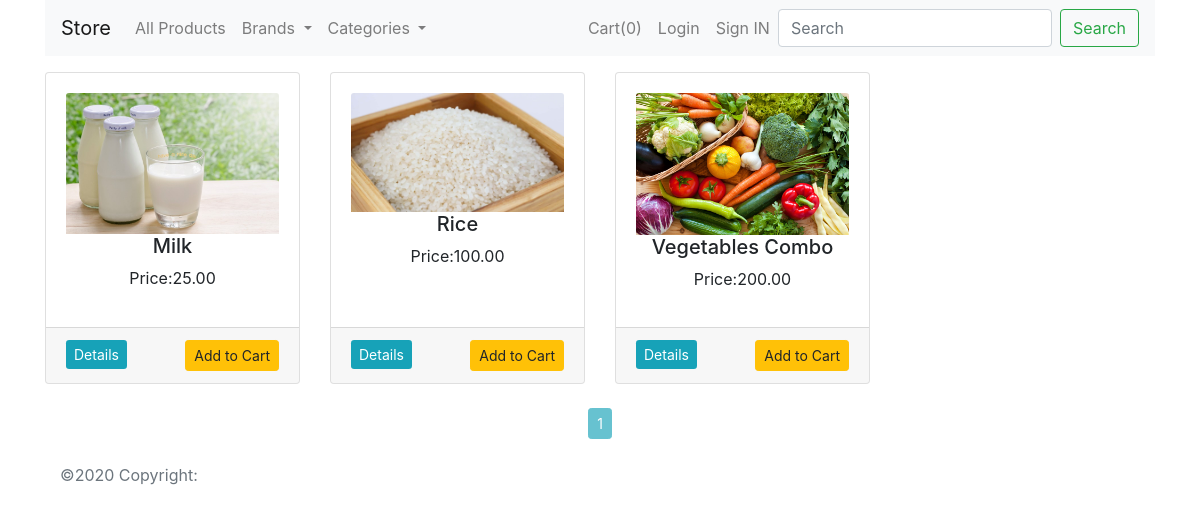
/entity/category/1, run on the app's committed database.
### shop/products/models.py (models this page shows, shortened)
class Product(db.Model):
    id = db.Column(db.Integer, primary_key=True)
    name = db.Column(db.String(80), nullable=False)
    price = db.Column(db.Numeric(10, 2), nullable=False)
    stock = db.Column(db.Integer, nullable=False)
    desc = db.Column(db.Text, nullable=False)
    pub_date = db.Column(db.DateTime, nullable=False, default=datetime.now())
    brand_id = db.Column(db.Integer, db.ForeignKey('brand.id', ondelete="CASCADE"), nullable=False)
    brand = db.relationship('Brand', backref=db.backref('brand', lazy=True))
    category_id = db.Column(db.Integer, db.ForeignKey('category.id', ondelete="CASCADE"), nullable=False)
    category = db.relationship('Category', backref=db.backref('category', lazy=True))
    image_1 = db.Column(db.String(256), nullable=False, default='image1.jpg')

### shop/products/routes.py (the view)
@app.route('/entity/<string:entity>/<int:entity_id>')
def get_entity(entity, entity_id):
    page = request.args.get('page', 1, type=int)
    if entity == 'brand':
        get_entity_obj = Brand.query.filter_by(id=entity_id).first_or_404()
        entity_name = Brand.query.get(entity_id).name
        entity_products = Product.query.filter_by(brand=get_entity_obj).paginate(page=page, per_page=4)
        entity_var = 'brand'
    elif entity == 'category':
        get_entity_obj = Category.query.filter_by(id=entity_id).first_or_404()
        entity_name = Category.query.get(entity_id).name
        entity_products = Product.query.filter_by(category=get_entity_obj).paginate(page=page, per_page=4)
        entity_var = 'category'
    else:
        flash('Invalid entity', 'warning')
        return redirect(url_for('admin'))
    return render_template('products/index.html', **{
        entity_var: entity_products,
        'title': entity_name,
        'brands': get_entities_with_products('brand'),
        'categories': get_entities_with_products('category'),
        'get_b': get_entity_obj if entity == 'brand' else None,
        'get_cat': get_entity_obj if entity == 'category' else None,
    })

### shop/products/routes.py (called while the page is built)
def get_entities_with_products(entity_type):
    if entity_type == 'brand':
        entities = Brand.query.join(Product, (Brand.id == Product.brand_id)).all()
    elif entity_type == 'category':
        entities = Category.query.join(Product, (Category.id == Product.category_id)).all()
    else:
        raise ValueError("Invalid entity_type. It should be 'brand' or 'category'.")
    return entities

### shop/templates/products/index.html (shortened to what this page needs)
{% extends 'layout.html' %}
{% block body_block %}
    {% include 'navbar.html' %}
    <div class="container">
        <div class="row mt-2">
            {% if brand %}
                {% for b in brand.items %}
                    <div class="col-lg-3 col-md-4 col-sm-6 d-flex align-items-stretch">
                        <div class="card mt-2">
                            <div class="card-body">
                                <img src="{{ url_for('static', filename='images/'+b.image_1) }}"
                                     alt="{{ b.name }}" class="card-img-top">
                                <h5 class="text-center">{{ b.name }}</h5>
                                <p class="text-center">Price:{{ b.price }}</p>
                            </div>
                            <div class="card-footer">
                                <a href="{{ url_for('product_details', product_id=b.id) }}"
                                   class="float-left btn-sm btn-info">Details</a>
                                <form action="{{ url_for('add_cart') }}" method="post">
                                    <input type="hidden" name="product_id" value="{{ b.id }}">
                                    <button type="submit" class="float-right btn btn-sm btn-warning">Add to Cart
                                    </button>
                                    <input type="hidden" name="quantity" id='' value="1" min="1" max="{{ b.stock }}">
                                </form>
                            </div>
                        </div>
                    </div>
                {% endfor %}
                </div>
                <div class="row text-center">
                    <div class="col text-center mt-4">
                        {% if brand.has_prev %}
                            <a href="{{ url_for('get_entity', entity='brand', entity_id=get_b.id, page=brand.prev_num) }}"
                               class="btn btn-outline-info btn-sm"> Previous</a>
                        {% endif %}
                        {% for page_num in brand.iter_pages(left_edge=1, right_edge=2, left_current=1, right_current=2) %}
                            {% if page_num %}
                                {% if brand.page == page_num %}
                                    <a href="{{ url_for('get_entity', entity='brand', entity_id=get_b.id, page=page_num) }}"
                                       class="btn btn-info btn-sm disabled"> {{ page_num }}</a>
                                {% else %}
                                    <a href="{{ url_for('get_entity', entity='brand', entity_id=get_b.id, page=page_num) }}"
                                       class="btn btn-outline-info btn-sm"> {{ page_num }}</a>
                                {% endif %}
                            {% else %}
                                ...
                            {% endif %}
                        {% endfor %}
                        {% if brand.has_next %}
                            <a href="{{ url_for('get_entity', entity='brand', entity_id=get_b.id, page=brand.next_num) }}"
                               class="btn btn-outline-info btn-sm">Next</a>
                        {% endif %}
                    </div>
                </div>
                <div class="row mt-2">
                    {% elif category %}
                    {% for c in category.items %}
                        <div class="col-lg-3 col-md-4 col-sm-6 d-flex align-items-stretch">
                            <div class="card mt-2">
                                <div class="card-body">
                                    <img src="{{ url_for('static', filename='images/'+c.image_1) }}"
                                         alt="{{ c.name }}" class="card-img-top">
                                    <h5 class="text-center">{{ c.name }}</h5>
                                    <p class="text-center">Price:{{ c.price }}</p>
                                </div>
                                <div class="card-footer">
                                    <a href="{{ url_for('product_details', product_id=c.id) }}"
                                       class="float-left btn-sm btn-info">Details</a>
                                    <form action="{{ url_for('add_cart') }}" method="post">
                                        <button type="submit" class="float-right btn btn-sm btn-warning">Add to Cart
                                        </button>
                                    </form>
                                </div>
                            </div>
                        </div>
                    {% endfor %}
                </div>
                <div class="row text-center">
                    <div class="col text-center mt-4">
                        {% for page_num in category.iter_pages(left_edge=1, right_edge=2, left_current=1, right_current=2) %}
                            {% if page_num %}
                                {% if category.page == page_num %}
                                    <a href="{{ url_for('get_entity', entity='category', entity_id=get_cat.id, page=page_num) }}"
                                       class="btn btn-info btn-sm disabled"> {{ page_num }}</a>
                                {% else %}
                                    <a href="{{ url_for('get_entity', entity='category', entity_id=get_cat.id, page=page_num) }}"
                                       class="btn btn-outline-info btn-sm"> {{ page_num }}</a>
                                {% endif %}
                            {% else %}
                                ...
                            {% endif %}
                        {% endfor %}
                    </div>
                </div>
            {% endif %}
{% endblock body_block %}

### data on the page
Product: image_1 (picture), name "Milk", price "25.00"
Product: image_1 (picture), name "Rice", price "100.00"
Product: image_1 (picture), name "Vegetables Combo", price "200.00"

### other printed values
{{ session['shop_cart']|length }} "0"
{{ page_num }} "1"
